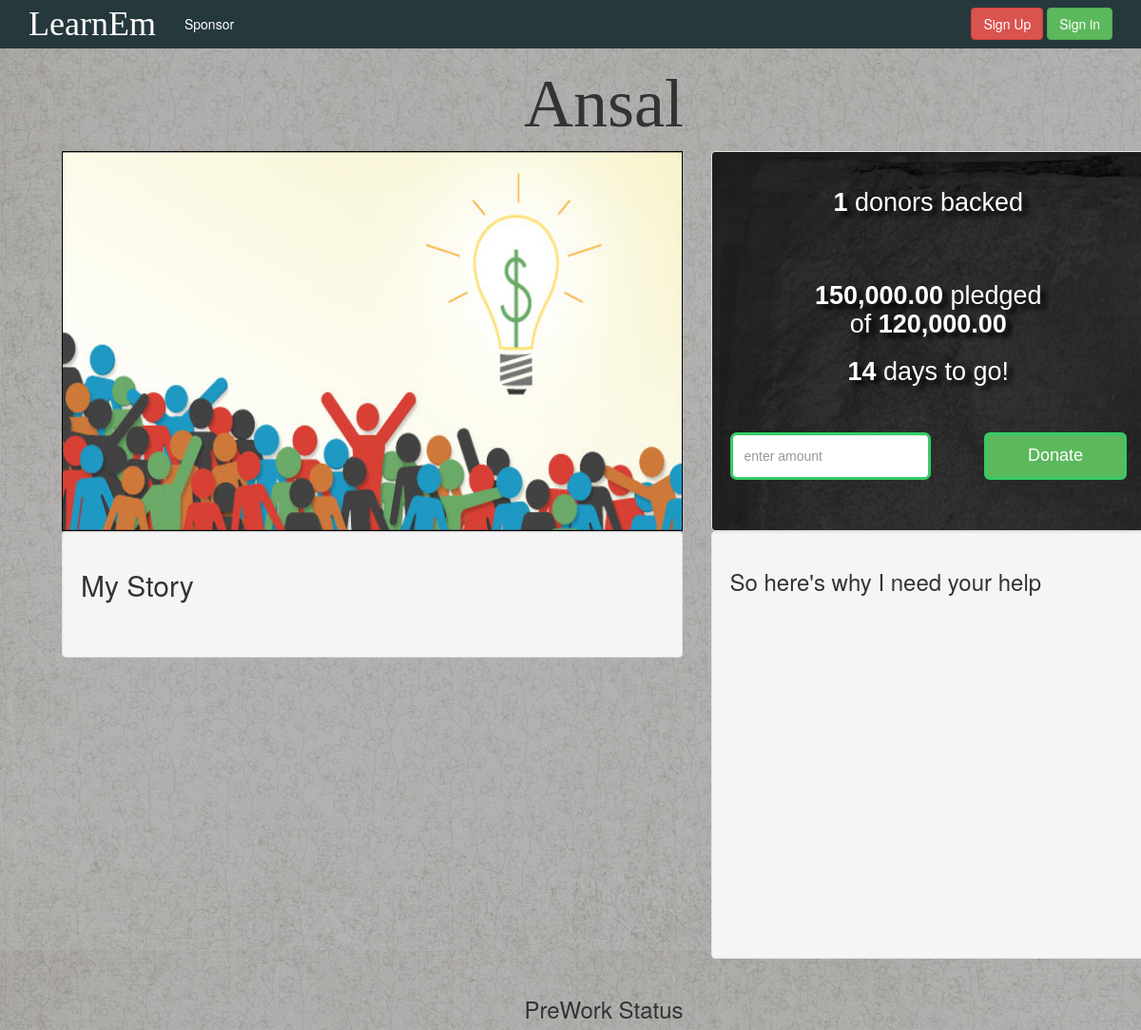
Page /studentprofile.php?S_id=2 (upper part) on the earlier database version.
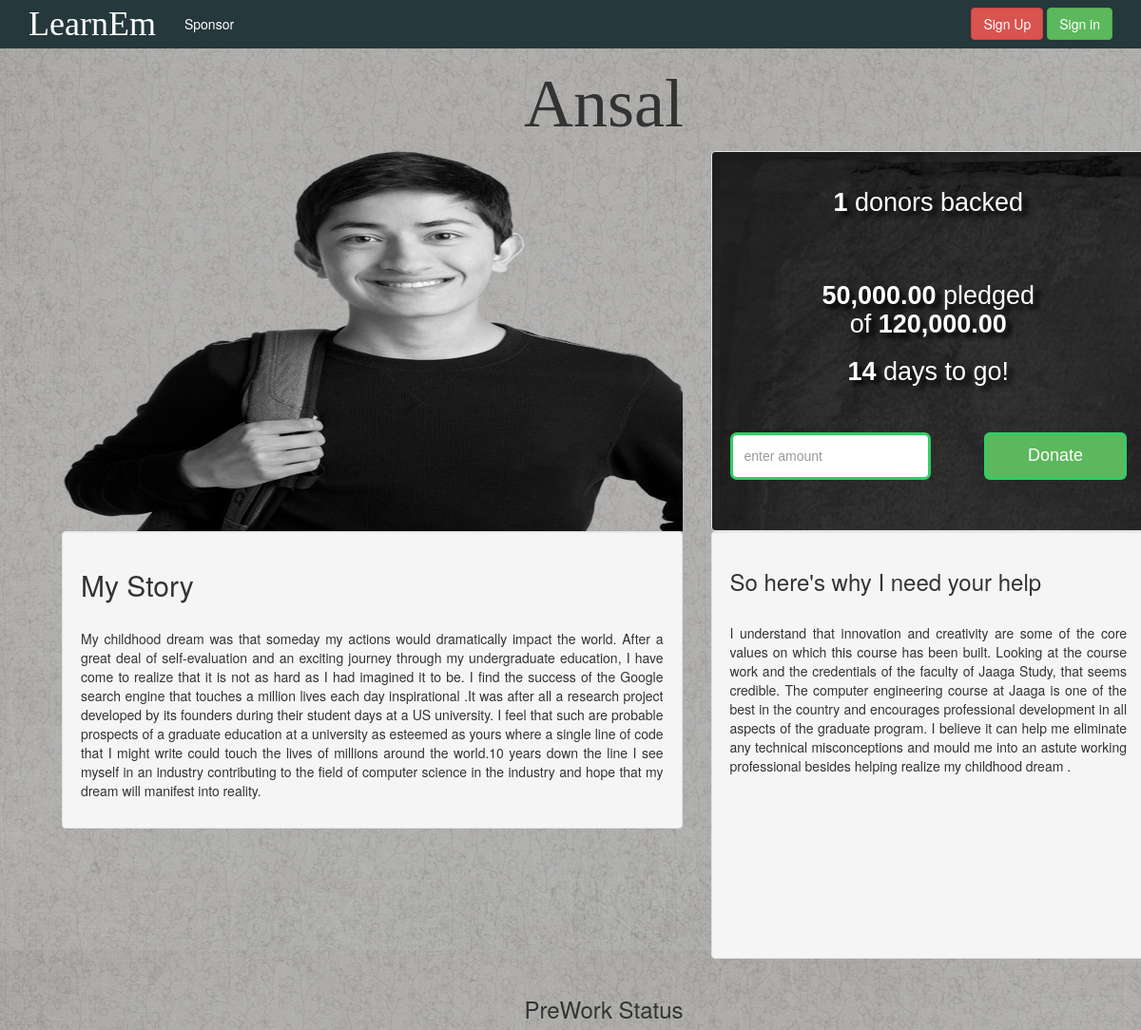
Same page on the later database version.
### tables this page shows
CREATE TABLE `student` (
  `S_id` int(20) NOT NULL AUTO_INCREMENT,
  `U_id` int(11) DEFAULT NULL,
  `sname` varchar(20) DEFAULT NULL,
  `gender` varchar(20) DEFAULT NULL,
  `email` varchar(320) DEFAULT NULL,
  `Phone_Number` int(20) DEFAULT NULL,
  `address` varchar(60) DEFAULT NULL,
  `pincode` int(10) DEFAULT NULL,
  `country` varchar(20) DEFAULT NULL,
  `course` varchar(20) DEFAULT NULL,
  `scholar_AMT` int(20) DEFAULT NULL,
  `para` varchar(500) DEFAULT NULL,
  `image_path` blob,
  `date` timestamp NOT NULL DEFAULT CURRENT_TIMESTAMP,
  `bitdetail` varchar(100) DEFAULT NULL,
  PRIMARY KEY (`S_id`),
  UNIQUE KEY `email` (`email`),
  KEY `U_id` (`U_id`),
  CONSTRAINT `student_ibfk_1` FOREIGN KEY (`U_id`) REFERENCES `user` (`U_id`)
);

CREATE TABLE `studstory` (
  `S_id` int(11) NOT NULL,
  `story` text NOT NULL,
  `reason` text NOT NULL,
  `date` timestamp NOT NULL DEFAULT CURRENT_TIMESTAMP,
  `CS_id` varchar(20) DEFAULT NULL,
  `Git_id` varchar(20) DEFAULT NULL,
  `CA_id` varchar(20) DEFAULT NULL,
  KEY `S_id` (`S_id`),
  CONSTRAINT `studstory_ibfk_1` FOREIGN KEY (`S_id`) REFERENCES `student` (`S_id`)
);

### model/student.php (called while the page is built, shortened)
<?php
    function getFundedAmount($S_id) {
        $db=dbopen();
        $sql = "select sum(amount) from donation where S_id=$S_id";
        $result = $db->query($sql);
        $sum = mysqli_fetch_array($result);
        return $sum['sum(amount)'];
    }
    function getStory($S_id){
        $db=dbopen();
        $sql="SELECT * from studstory where S_id='$S_id'";
        $result=$db->query($sql);
        $story=mysqli_fetch_array($result);
        return $story;
    }
    function getDonors($studentId){
        $db=dbopen();
        $query="SELECT * from donation inner join user on donation.S_id='$studentId' && donation.U_id=user.U_id";
        $sql=$db->prepare($query);
        $sql->execute();
        $sql->bind_result($U_id,$S_id,$date,$amount,$name,$email);
         while($sql->fetch()){
        $Donors[]=array('U_id'=>$U_id,'S_id'=>$S_id,'date'=>$date,'amount'=>$amount,'name'=>$name,'email'=>$email);
        }
        return ($Donors);
    }
    function remainingDays($S_id){
        $db=dbopen();
        $result=$db->query("SELECT * from student where S_id='$S_id'");
        $row=mysqli_fetch_array($result);
             $DateApplied=$row['date'];
             $CurrentDate= date("Y-m-d H:i:s");
             $diff=abs(strtotime($CurrentDate) - strtotime($DateApplied));
             $years = floor($diff / (365*60*60*24));
             $months = floor(($diff - $years * 365*60*60*24) / (30*60*60*24));
             $days = floor(($diff - $years * 365*60*60*24 - $months*30*60*60*24)/ (60*60*24));
             return $days;
    }
?>

### public/studentprofile.php (the view, shortened to what this page needs)
<?php
include ('../model/student.php');
$S_id=$_GET['S_id'];
 ?>
<html>
<head>
	<link href="./dist/css/bootstrap.css" rel="stylesheet">
	<link href="./dist/css/slider.css" rel="stylesheet">
	<link href="./dist/css/custom.css" rel="stylesheet" type='text/css'>
</head>
<body>
	<div class="navbar navbar-inverse navbar-fixed-top" role="navigation" style=" background-color: #25383c; border-color: #25383c;">
		<div class="container">
			<div class="navbar-header" style="height: 50px;">
        		<a class="navbar-brand" href="index.php"><h1 style="font-family:'KGSecondChancesSketch'; margin-top: -9px; color: white;">LearnEm<h1></a>
        	</div>
        	<div class="collapse navbar-collapse">
            <ul class="nav navbar-nav">
                <li><a href="listofstudents.php" style="color: white;">Sponsor</a></li>
               <?php if(isset($_COOKIE["email"])){
                  $email=$_COOKIE['email'];
                 $whois=whois($email);
                ?>
                <li><a href="userdashboard.php"style="color: white;">UserDashboard</a>
                <?php if(is_numeric($whois)){ ?>
                 <li><a href="studentdashboard.php" style="color: white;">StudentDashboard</a></ul>
               <?php } ?>
                </ul>
                 <div class="navbar-form navbar-right">
                 <script src="http://coinwidget.com/widget/coin.js"></script>
    <script>
      CoinWidgetCom.go({
      wallet_address: "15WTM5hsiK5oJZS4qTB9cZXhuHYRzfkrr4"
      , currency: "bitcoin"
      , counter: "count"
      , alignment: "bl"
      , qrcode: true
      , auto_show: false
      , lbl_button: "Donate "
      , lbl_address: "My Bitcoin Address:"
      , lbl_count: "donations"
      , lbl_amount: "BTC"
      });
    </script>
                <a href="../controller/logout.php" class="btn btn-danger">Logout</a>
  </div>
                <?php }
                else{ ?>
            </ul>
            <div class="navbar-collapse collapse">
          <div class="navbar-form navbar-right">
              <a href="usersignup.php" class="btn btn-danger">Sign Up</a>
              <button class="btn btn-success" data-toggle="modal" data-target="#myModal">Sign in</button>
          </div>
        </div><?php } ?>
      </div>
    	</div>
  </div>
    <br>
    <br>
    <br>
	<br>
	<br>
	<?php
$row= getStudent($S_id);
$days=remainingDays($S_id);
$Donors=getDonors($S_id);
$total=count(array_unique($Donors));
$Story=getStory($S_id);
$totalAmount=getFundedAmount($S_id);
 ?>
  <div class="container" >
      <h1 align="center" style="font-family:'KGSecondChancesSketch';
      font-size: 72px; margin-top: -30px;"><?php echo $row['sname']; ?></h1>
    <div class="row">
        <div class="col-md-6" align="left" style="margin-top: -70px;">
				</div>
    </div>
    <div class="row">
        <div class="col-xs-7"  text-align="justify">
				    <img src=<?php echo $row['image_path']; ?> width="100%" height="400px">
  		 		  <div class="well" width="100%">
          			<h2>My Story</h2><br><p style="text-align:justify">
          			<?php echo $Story['story']; ?>
  					   </p>
      			</div>
			  </div>
			  <div class="col-xs-5">
				<div class="well" style="background-color:#33cc66; height:400px" id="bg" >
					<div class="sponsor_data">
						<h2 class="sponsor_data"> <b><?php echo $total; ?></b> donors backed </h2><br>
						<h2 class="sponsor_data"> <b><?php echo money_format('%i', $totalAmount); ?>
            </b> pledged<br>of <b><?php echo money_format('%i',$row['scholar_AMT']); ?></b></h2>
						<h2 class="sponsor_data"><?php if(!($days<30)){
               $Expire="Campaign is Over";
               echo $Expire;
             }
             else{ ?>
              <b><?php echo 30-$days; ?></b> days to go!</h2>
					  <?php } ?>
						<br>
					     <form action="donate.php" method="post" data-toggle="validator">
                  <div class="input-group" style="position:absolute;">
      							<input name="amount" type="text" class="form-control" placeholder="enter amount"
                    style="height: 50px; border: 3px solid #33cc66 ; border-radius: 7px; " pattern="([0-9]){1,10}" >
                  </div>
						      <input type="submit" value="Donate" class="btn btn-lg btn-success" style="width:150px; height: 50px; float: right;border: 3px solid #33cc66 ;" >
						    </form>
				 </div>
					<br><br><br>
				</div>
				<div class="well" style="background-color:#; height:450px; margin-top: -20px; text-align: justify;">
					<h3>So here's why I need your help</h3><br><p>
					<?php echo $Story['reason']; ?>
			</div>
		</div>
	</div>
    	 <h3 align="center">PreWork Status</h3>
  </div>
</body>
</html>

### public/studentprofile.php (style rules this page uses)
#bg { background:url('./images/chalkboard2.jpg'); border: 3 solid #6E8B3D; color: #FFFFe0; text-align: center; }
body { background: url("./images/backb.jpg"); background-repeat:repeat; }
.sponsor_data { font-family: 'KGSecondChancesSketch', Arial, sans-serif; font-size: 27px; }

Differences in the rows shown:
changed student "Ansal": image_path: a different picture
now on this page (row edited): studstory: story "My childhood dream was that someday my actions would dramatically impact the world. After a great deal of self-evaluation and an exciting journey through my undergraduate education, I have come to realize that it is not as hard as I had imagined it to be. I find the success of the Google search engine that touches a million lives each day inspirational .It was after all a research project developed by its founders during their student days at a US university. I feel that such are probable prospects of a graduate education at a university as esteemed as yours where a single line of code that I might write could touch the lives of millions around the world.10 years down the line I see myself…", reason "I understand that innovation and creativity are some of the core values on which this course has been built. Looking at the course work and the credentials of the faculty of Jaaga Study, that seems credible. The computer engineering course at Jaaga is one of the best in the country and encourages professional development in all aspects of the graduate program. I believe it can help me eliminate any technical misconceptions and mould me into an astute working professional besides helping realize my childhood dream ."
Other differences:
money_format('%i', $totalAmount): "150,000.00" → "50,000.00"
